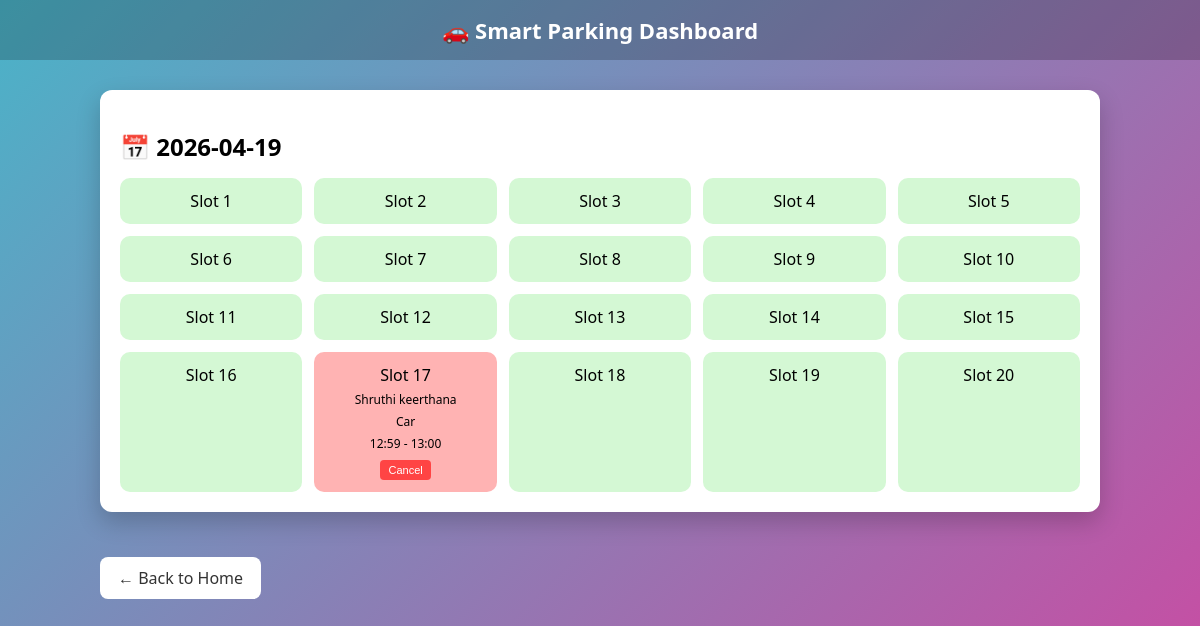
Screenshot of /bookings with the database file from the repository.
### tables this page shows
CREATE TABLE bookings (
            id INTEGER PRIMARY KEY AUTOINCREMENT,
            date TEXT NOT NULL,
            slot TEXT NOT NULL,
            name TEXT NOT NULL,
            college_id TEXT NOT NULL,
            password TEXT NOT NULL,
            vehicle TEXT NOT NULL,
            start_time TEXT NOT NULL,
            end_time TEXT NOT NULL,
            created_at TIMESTAMP DEFAULT CURRENT_TIMESTAMP,
            UNIQUE(date, slot)
        );

### app.py (the view)
@app.route('/bookings')
def bookings():
    sorted_dates = get_all_booked_dates()
    all_bookings = {}
    for date in sorted_dates:
        all_bookings[date] = get_bookings_by_date(date)
    return render_template(
        'bookings.html',
        booked_slots=all_bookings,
        dates=sorted_dates,
        slots=slots
    )

### database.py (called while the page is built)
def get_db_connection():
    conn = sqlite3.connect(DATABASE_NAME)
    conn.row_factory = sqlite3.Row  # Return rows as dictionaries
    return conn

def get_bookings_by_date(date):
    conn = get_db_connection()
    cursor = conn.cursor()
    cursor.execute('SELECT * FROM bookings WHERE date = ?', (date,))
    bookings = cursor.fetchall()
    conn.close()
    result = {}
    for booking in bookings:
        slot = booking['slot']
        result[slot] = {
            'name': booking['name'],
            'college_id': booking['college_id'],
            'password': booking['password'],
            'vehicle': booking['vehicle'],
            'start_time': booking['start_time'],
            'end_time': booking['end_time']
        }
    return result

def get_all_booked_dates():
    conn = get_db_connection()
    cursor = conn.cursor()
    cursor.execute('SELECT DISTINCT date FROM bookings ORDER BY date')
    dates = [row['date'] for row in cursor.fetchall()]
    conn.close()
    return dates

### templates/bookings.html (shortened to what this page needs)
<!DOCTYPE html>
<html>
<head>
</head>
<body>
<div class="navbar">🚗 Smart Parking Dashboard</div>
<div class="container">
{% for date in dates %}
<div class="date-box">
    <h2>📅 {{ date }}</h2>
    <div class="slot-grid">
        {% for slot in slots %}
            {% if slot in booked_slots[date] %}
                <div class="slot booked">
                    {{ slot }}
                    <small>{{ booked_slots[date][slot].name }}</small>
                    <small>{{ booked_slots[date][slot].vehicle }}</small>
                    <small>{{ booked_slots[date][slot].start_time }} - {{ booked_slots[date][slot].end_time }}</small>
                    <button class="cancel-btn" onclick="openCancelModal('{{ date }}', '{{ slot }}')">Cancel</button>
                </div>
            {% else %}
                <div class="slot available">
                    {{ slot }}
                </div>
            {% endif %}
        {% endfor %}
    </div>
</div>
{% endfor %}
<a href="/" class="back-btn">← Back to Home</a>
</div>
</body>
</html>

### templates/bookings.html (style rules this page uses)
body { margin: 0; font-family: 'Segoe UI'; background: linear-gradient(135deg, #4ab3c8, #cf47a1); min-height: 100vh; }
.navbar { background: rgba(0,0,0,0.2); padding: 15px; font-size: 22px; font-weight: bold; text-align: center; color: white; }
.container { max-width: 1000px; margin: 30px auto; }
.date-box { background: white; padding: 20px; margin-bottom: 25px; border-radius: 12px; box-shadow: 0 10px 25px rgba(0,0,0,0.2); }
.date-box h2 { margin-bottom: 15px; }
.slot-grid { display: grid; grid-template-columns: repeat(5, 1fr); gap: 12px; }
.slot { padding: 12px; border-radius: 10px; text-align: center; font-weight: 500; transition: 0.3s; }
.available { background: #d4f8d4; }
.booked { background: #ffb3b3; }
.booked small { display: block; margin-top: 5px; font-size: 12px; }
.cancel-btn { margin-top: 8px; padding: 4px 8px; background: #ff4444; color: white; border: none; border-radius: 4px; font-size: 11px; cursor: pointer; transition: 0.3s; }
.back-btn { display: inline-block; margin-top: 20px; padding: 10px 18px; background: white; color: #333; border-radius: 8px; text-decoration: none; transition: 0.3s; }

### rows the page displays
bookings: name "Shruthi keerthana", vehicle "Car", start_time "12:59", end_time "13:00"

### other values shown
{{ date }} "2026-04-19"
{{ slot }} "Slot 1" "Slot 2" "Slot 3" "Slot 4" "Slot 5" "Slot 6" "Slot 7" "Slot 8" "Slot 9" "Slot 10" "Slot 11" "Slot 12" "Slot 13" "Slot 14" "Slot 15" "Slot 16" "Slot 18" "Slot 19" "Slot 20"
{{ slot }} "Slot 17"
